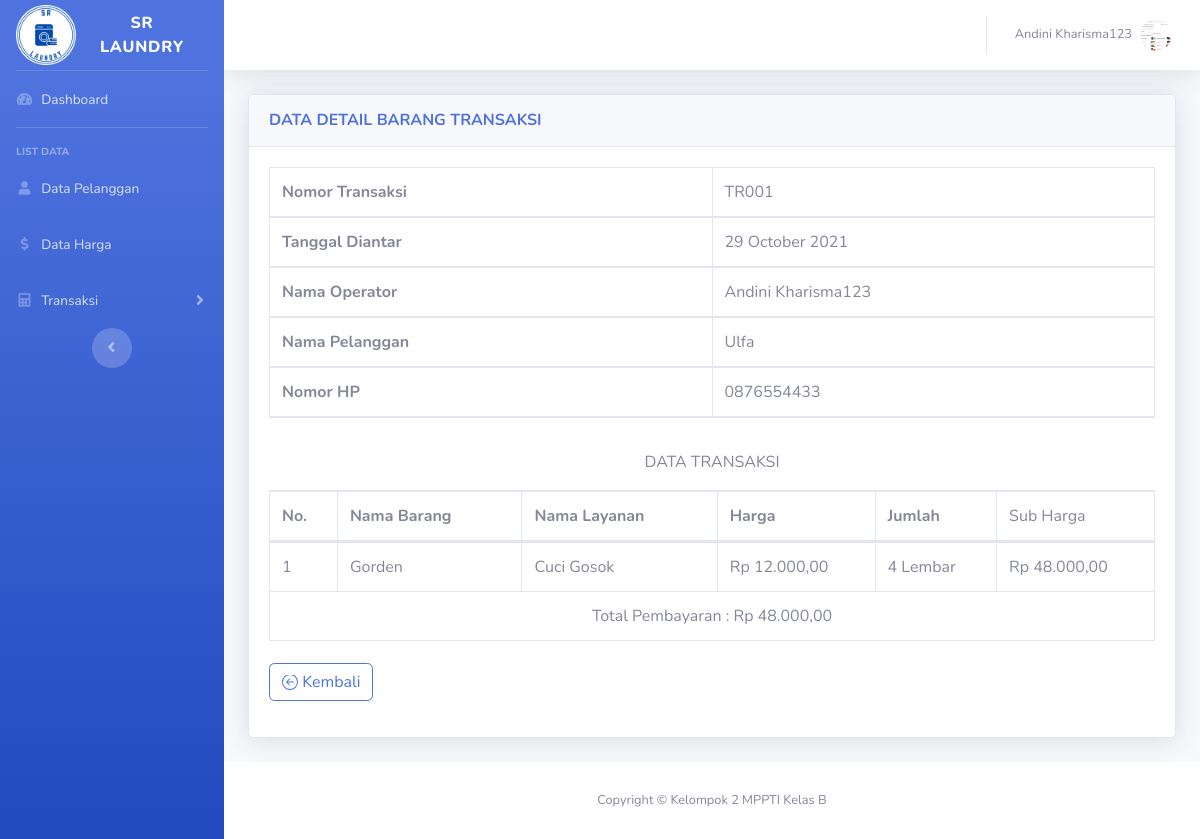
Screenshot of /transaksi_data_selesai_detail.php?id_transaksi=TR001 (signed in) with the database file from the repository.
### tables this page shows
CREATE TABLE `transaksi` (
  `id_transaksi` varchar(5) NOT NULL,
  `id_user` varchar(5) NOT NULL,
  `id_pelanggan` varchar(5) NOT NULL,
  `id_status_laundry` varchar(5) NOT NULL,
  `id_status_pembayaran` varchar(5) NOT NULL,
  `tanggal_selesai` date NOT NULL,
  `tanggal_diantar` date NOT NULL
);

CREATE TABLE `user` (
  `id_user` varchar(5) NOT NULL,
  `username` varchar(30) NOT NULL,
  `NIK` varchar(25) NOT NULL,
  `nama` varchar(50) NOT NULL,
  `jenis_user` varchar(20) NOT NULL,
  `no_hp` varchar(13) NOT NULL,
  `alamat` varchar(50) NOT NULL,
  `password` varchar(100) NOT NULL,
  `gambar` varchar(100) NOT NULL
);

CREATE TABLE `pelanggan` (
  `id_pelanggan` varchar(5) NOT NULL,
  `nama_pelanggan` varchar(50) NOT NULL,
  `no_hp` varchar(13) NOT NULL,
  `alamat` varchar(50) NOT NULL
);

CREATE TABLE `detail_transaksi` (
  `id_barang_layanan` varchar(5) NOT NULL,
  `id_transaksi` varchar(5) NOT NULL,
  `ukuran` int(11) NOT NULL
);

CREATE TABLE `barang` (
  `id_barang` varchar(5) NOT NULL,
  `nama_barang` varchar(30) NOT NULL
);

CREATE TABLE `layanan` (
  `id_layanan` varchar(5) NOT NULL,
  `layanan` varchar(30) NOT NULL
);

CREATE TABLE `barang_layanan` (
  `id_barang_layanan` varchar(5) NOT NULL,
  `id_barang` varchar(5) NOT NULL,
  `id_layanan` varchar(5) NOT NULL,
  `satuan` varchar(20) NOT NULL,
  `harga` int(11) NOT NULL
);

### transaksi_data_selesai_detail.php (the view, shortened to what this page needs)
<?php
    include "session.php";
    $id_transaksi = $_REQUEST['id_transaksi'];
    if(!$hasil = $conn->query("SELECT * FROM transaksi join pelanggan on transaksi.id_pelanggan=pelanggan.id_pelanggan
                                        join user on transaksi.id_user=user.id_user where transaksi.id_transaksi='$id_transaksi'")){
        die("gagal meminta data");
    }
    while($row = $hasil->fetch_assoc()){
        $tanggal_diantar = $row['tanggal_diantar'];
        $nama_pelanggan = $row['nama_pelanggan'];
        $nama_karyawan = $row['nama'];
        $no_hp =  $row['no_hp'];
    }
    $no = 1;
?>
<!DOCTYPE html>
<html lang="en">
<head>
    <link href="vendor/fontawesome-free/css/all.min.css" rel="stylesheet" type="text/css">
    <link href="css/sb-admin-2.min.css" rel="stylesheet">
    <link href="vendor/datatables/dataTables.bootstrap4.min.css" rel="stylesheet">
</head>
<body id="page-top">
    <div id="wrapper">
        <div id="content-wrapper" class="d-flex flex-column">
            <div id="content">
            <?php include"header.php";?>
                <div class="container-fluid">
                    <div class="card shadow mb-4">
                        <div class="card-header py-3">
                            <h6 class="m-0 font-weight-bold text-primary">DATA DETAIL BARANG TRANSAKSI</h6>
                        </div>
                        <div class="card-body">
                            <form class="row g-2 needs-validation" novalidate method="post">
                                <div class="col-md-12 form-group">
                                    <table class="table table-bordered" width="100%" cellspacing="0">
                                        <thead>
                                            <tr>
                                                <th class="col-md-6">Nomor Transaksi</th>
                                                <td><?php echo $id_transaksi?></td>
                                            </tr>
                                            <tr>
                                                <th class="col-md-6">Tanggal Diantar</th>
                                                <td><?php echo date('d F Y', strtotime($tanggal_diantar))?></td>
                                            </tr>
                                            <tr>
                                                <th class="col-md-6">Nama Operator</th>
                                                <td><?php echo $nama_karyawan?></td>
                                            </tr>
                                            <tr>
                                                <th class="col-md-6">Nama Pelanggan</th>
                                                <td><?php echo $nama_pelanggan?></td>
                                            </tr>
                                            <tr>
                                                <th class="col-md-6">Nomor HP</th>
                                                <td><?php echo $no_hp?></td>
                                            </tr>
                                        </thead>
                                    </table>
                                </div>
                                <div class="col-md-12 form-group">
                                    <p class="text-center">DATA TRANSAKSI</p>
                                    <table class="table table-bordered" id="dataTable" width="100%" cellspacing="0">
                                        <thead>
                                            <tr>
                                                <th style="width:20px">No.</th>
                                                <th>Nama Barang</th>
                                                <th>Nama Layanan</th>
                                                <th>Harga</th>
                                                <th>Jumlah</th>
                                                <td>Sub Harga</td>
                                            </tr>
                                        </thead>
                                        <tbody>
                                            <?php
                                                $hasil2 = $conn->query("SELECT * FROM detail_transaksi join barang_layanan on detail_transaksi.id_barang_layanan=barang_layanan.id_barang_layanan
                                                                        join layanan on barang_layanan.id_layanan=layanan.id_layanan
                                                                        join barang on barang_layanan.id_barang=barang.id_barang where detail_transaksi.id_transaksi='$id_transaksi' order by nama_barang");
                                                $tot[]=0;
                                                while($row = $hasil2->fetch_assoc()){
                                            ?>
                                            <tr>
                                                <td><?php echo $no++; ?></td>
                                                <td><?php echo $row['nama_barang']; ?></td>
                                                <td><?php echo $row['layanan']; ?></td>
                                                <td><?php echo "Rp " . number_format($row['harga'],2,',','.');?></td>
                                                <td><?php echo $row['ukuran']," ", $row['satuan']; ?></td>
                                                <td><?php echo "Rp " . number_format($tot[]= $row['harga'] * $row['ukuran'],2,',','.'); ?></td>
                                            </tr>
                                            <?php } ?>
                                            <tr>
                                            <td colspan="8" class="text-center"> Total Pembayaran : <?php echo "Rp " . number_format(array_sum($tot),2,',','.');?> </td>
                                            </tr>
                                        </tbody>
                                    </table>
                                </div>
                                <div class="col-md-12 form-group">
                                    <a style="float:left" href="transaksi_data_selesai.php" class="btn btn-outline-primary btn-mt" name="back">
                                        Kembali
                                    </a>
                                </div>
                            </form>
                        </div>
                    </div>
                </div>
            </div>
        </div>
    </div>
</body>
</html>

### rows the page displays
transaksi: tanggal_diantar "29 October 2021", id_user.nama "Andini Kharisma123", id_pelanggan.nama_pelanggan "Ulfa", id_user.no_hp "0876554433"
detail_transaksi: barang.nama_barang "Gorden", layanan.layanan "Cuci Gosok", id_barang_layanan.harga "12.000,00", ukuran "4", id_barang_layanan.satuan "Lembar", ukuran "48.000,00"

### other values shown
$_SESSION["nama"] "Andini Kharisma123"
$id_transaksi "TR001"
array_sum($tot) "48.000,00"
